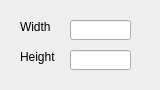
<ui version="4.0" >
 <class>dlgCanvasSize</class>
 <widget class="QDialog" name="dlgCanvasSize" >
  <property name="geometry" >
   <rect>
    <x>0</x>
    <y>0</y>
    <width>160</width>
    <height>90</height>
   </rect>
  </property>
  <property name="minimumSize" >
   <size>
    <width>160</width>
    <height>90</height>
   </size>
  </property>
  <property name="maximumSize" >
   <size>
    <width>160</width>
    <height>90</height>
   </size>
  </property>
  <property name="windowTitle" >
   <string>Canvas Size</string>
  </property>
  <property name="windowIcon" >
   <iconset resource="../media/mainwindow.qrc" >
    <normaloff>:/MainWindow/logoDelta.png</normaloff>:/MainWindow/logoDelta.png</iconset>
  </property>
  <widget class="QLineEdit" name="leCanvasWidth" >
   <property name="geometry" >
    <rect>
     <x>70</x>
     <y>20</y>
     <width>61</width>
     <height>20</height>
    </rect>
   </property>
  </widget>
  <widget class="QLineEdit" name="leCanvasHeight" >
   <property name="geometry" >
    <rect>
     <x>70</x>
     <y>50</y>
     <width>61</width>
     <height>20</height>
    </rect>
   </property>
  </widget>
  <widget class="QLabel" name="label" >
   <property name="geometry" >
    <rect>
     <x>20</x>
     <y>20</y>
     <width>46</width>
     <height>14</height>
    </rect>
   </property>
   <property name="text" >
    <string>Width</string>
   </property>
  </widget>
  <widget class="QLabel" name="label_2" >
   <property name="geometry" >
    <rect>
     <x>20</x>
     <y>50</y>
     <width>46</width>
     <height>14</height>
    </rect>
   </property>
   <property name="text" >
    <string>Height</string>
   </property>
  </widget>
 </widget>
 <resources>
  <include location="../media/mainwindow.qrc" />
 </resources>
 <connections/>
</ui>
